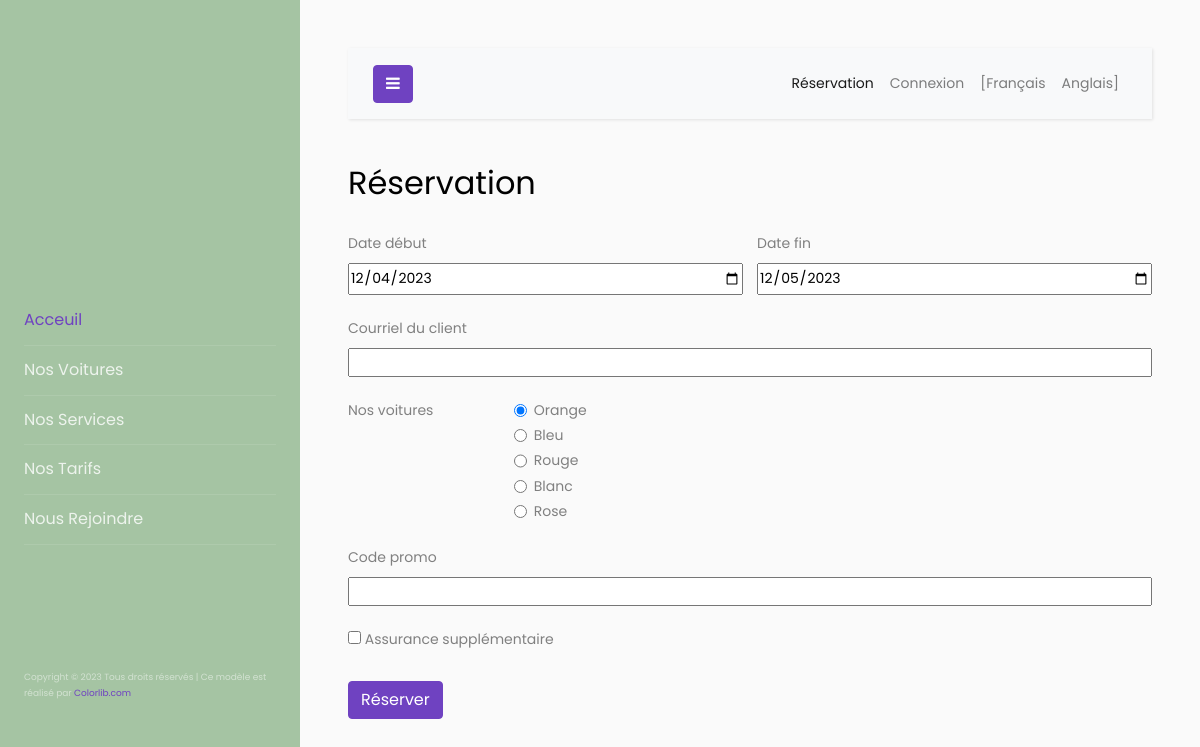
/reservation.php?select=1, run on the app's committed database.
### tables this page shows
CREATE TABLE voiture
(
    idVoiture       SMALLINT NOT NULL AUTO_INCREMENT,
    nomVoiture      VARCHAR(30) NOT NULL,
    marque          VARCHAR(25),
    annee           SMALLINT NOT NULL,
    km              INT NOT NULL,
    description_fr  VARCHAR(150),
    description_en  VARCHAR(150),
    PRIMARY KEY (idVoiture)
);

### librairies/fonctions.lib.php (the view, shortened to what this page needs)
<?php
function AfficherRadioVoitures($bd, $selection){
    $reqVoitures = "SELECT * FROM voiture";
    $resultatVoitures = $bd->query($reqVoitures);
    $resultatVoitures->setFetchMode(PDO::FETCH_OBJ);
    while($ligne = $resultatVoitures->fetch( )){
        if($ligne->idVoiture == $selection){
            $checked = "checked";
        }
        else{
            $checked = "";
        }
        print(" <input type='radio' name='voitures' id='radio".$ligne->nomVoiture."' value='".$ligne->idVoiture."' $checked required>
                <label for='radio".$ligne->nomVoiture."'>".$ligne->nomVoiture."</label>");
    }
}
?>

### css/monStyle.css (style rules this page uses)
* { box-sizing: border-box; padding: 0; margin: 0; }
body { min-height: 100vh; }
form[name=formReserv] fieldset:nth-of-type(3) div label { margin:0; }

### data on the page
voiture: nomVoiture "Orange"
voiture: nomVoiture "Bleu"
voiture: nomVoiture "Rouge"
voiture: nomVoiture "Blanc"
voiture: nomVoiture "Rose"

### other printed values
$json['header_home'] "Acceuil"
$json['header_cars'] "Nos Voitures"
$json['header_services'] "Nos Services"
$json['header_prices'] "Nos Tarifs"
$json['header_contact'] "Nous Rejoindre"
$json['header_copyright'] "Tous droits réservés | Ce modèle est réalisé par"
$json['header_book'] "Réservation"
$json['header_login'] "Connexion"
$json['header_fr_btn'] "[Français"
$json['header_en_btn'] "Anglais]"
$json['booking_title'] "Réservation"
$json['booking_date_start'] "Date début"
$json['booking_date_end'] "Date fin"
$json['booking_email'] "Courriel du client"
$json['booking_cars'] "Nos voitures"
